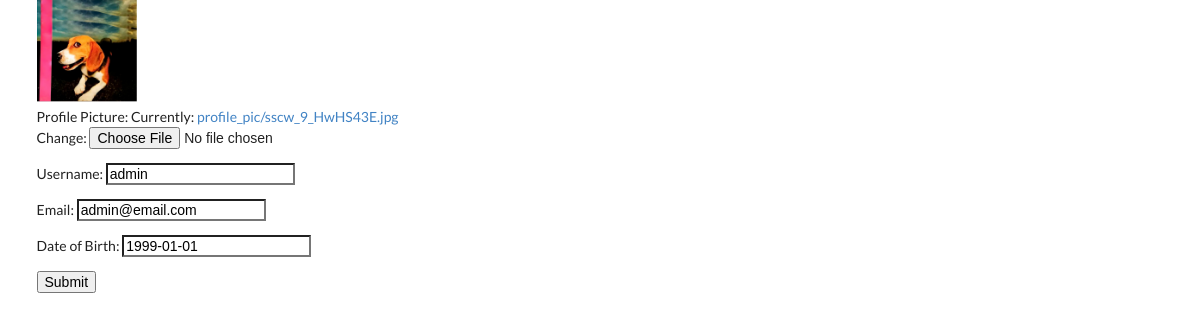
Before: /editProfile/ (signed in) with the older database file.
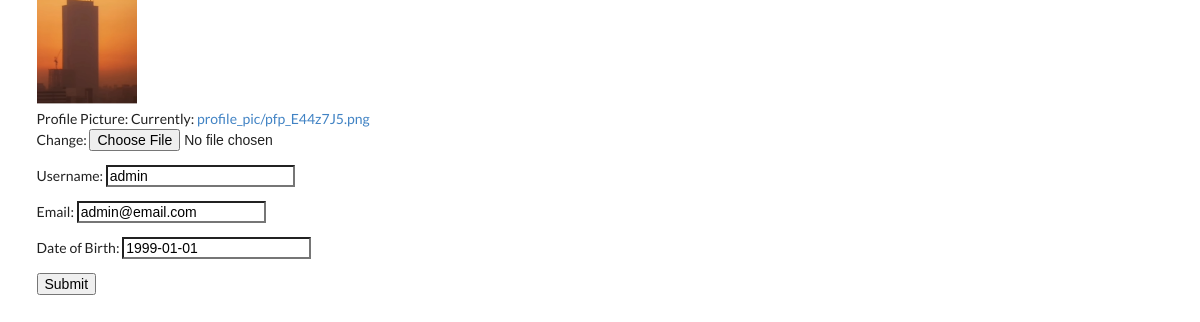
After: the same page with the newer database file.
### auctionApp/models.py (models this page shows, shortened)
class User(AbstractUser):
    email = models.EmailField(unique = True)
    username = models.CharField(max_length = 50, blank = True, null = True, unique = True)
    DOB = models.DateField(null=True)
    image = models.ImageField(upload_to='profile_pic', default='default.png')

### auction/views.py (the view)
# urls.py: path('editProfile/', edit_profile_view, name= 'editProfile'),
def edit_profile_view(request):
    if request.method == 'POST':
        form = EditProfileForm(request.POST, request.FILES, instance = request.user)
        if form.is_valid():
            form.save()
            print('saved')
            return redirect('home-view')
    else:
        form = EditProfileForm(instance = request.user)
        context = {'form': form}
        return render(request, 'edit_profile.html', context)

### auction/forms.py
class EditProfileForm(ModelForm):
    class Meta:
        model = User
        fields = ['image', 'username', 'email', 'DOB']
        labels = {'image': 'Profile Picture',
                  'username' : 'Username',
                  'email':' Email',
                  'DOB': 'Date of Birth',
                   }

### templates/edit_profile.html (shortened to what this page needs)
{% extends 'base.html' %}
{% block content %}
{%if user.image %}
<img src = '{{ user.image.url }}' width = 100px>
{% endif %}
<form method = "POST"  enctype="multipart/form-data">
    {{form.as_p}}
    <button type = 'submit'> Submit </button>
{% endblock content %}

Changed rows visible on the page:
changed User "admin": image: a different picture
Other visible differences:
text no longer shown: "Profile Picture: Currently: profile_pic/sscw_9_HwHS43E.jpg Change: Username: Email: Date of Birth:"
text now shown: "Profile Picture: Currently: profile_pic/pfp_E44z7J5.png Change: Username: Email: Date of Birth:"
